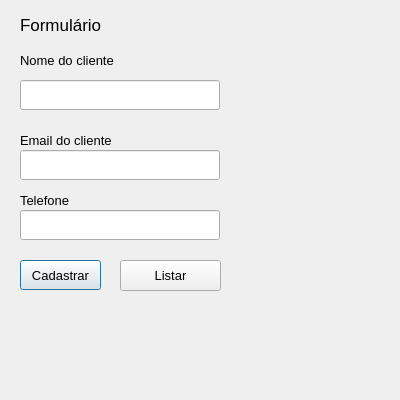
<?xml version="1.0" encoding="UTF-8"?>
<ui version="4.0">
 <class>Dialog</class>
 <widget class="QDialog" name="Dialog">
  <property name="geometry">
   <rect>
    <x>0</x>
    <y>0</y>
    <width>400</width>
    <height>400</height>
   </rect>
  </property>
  <property name="windowTitle">
   <string>Dialog</string>
  </property>
  <widget class="QPushButton" name="pushButton">
   <property name="geometry">
    <rect>
     <x>20</x>
     <y>260</y>
     <width>81</width>
     <height>30</height>
    </rect>
   </property>
   <property name="font">
    <font>
     <pointsize>10</pointsize>
    </font>
   </property>
   <property name="text">
    <string>Cadastrar</string>
   </property>
  </widget>
  <widget class="QLabel" name="label">
   <property name="geometry">
    <rect>
     <x>20</x>
     <y>50</y>
     <width>200</width>
     <height>20</height>
    </rect>
   </property>
   <property name="font">
    <font>
     <pointsize>10</pointsize>
    </font>
   </property>
   <property name="text">
    <string>Nome do cliente</string>
   </property>
  </widget>
  <widget class="QLineEdit" name="lineEdit">
   <property name="geometry">
    <rect>
     <x>20</x>
     <y>80</y>
     <width>200</width>
     <height>30</height>
    </rect>
   </property>
  </widget>
  <widget class="QLabel" name="label_2">
   <property name="geometry">
    <rect>
     <x>20</x>
     <y>130</y>
     <width>200</width>
     <height>20</height>
    </rect>
   </property>
   <property name="font">
    <font>
     <pointsize>10</pointsize>
    </font>
   </property>
   <property name="text">
    <string>Email do cliente</string>
   </property>
  </widget>
  <widget class="QLineEdit" name="lineEdit_2">
   <property name="geometry">
    <rect>
     <x>20</x>
     <y>150</y>
     <width>200</width>
     <height>30</height>
    </rect>
   </property>
  </widget>
  <widget class="QLabel" name="label_3">
   <property name="geometry">
    <rect>
     <x>20</x>
     <y>10</y>
     <width>200</width>
     <height>30</height>
    </rect>
   </property>
   <property name="font">
    <font>
     <pointsize>13</pointsize>
    </font>
   </property>
   <property name="text">
    <string>Formulário</string>
   </property>
  </widget>
  <widget class="QLabel" name="label_4">
   <property name="geometry">
    <rect>
     <x>20</x>
     <y>190</y>
     <width>200</width>
     <height>20</height>
    </rect>
   </property>
   <property name="font">
    <font>
     <pointsize>10</pointsize>
    </font>
   </property>
   <property name="text">
    <string>Telefone</string>
   </property>
  </widget>
  <widget class="QLineEdit" name="lineEdit_3">
   <property name="geometry">
    <rect>
     <x>20</x>
     <y>210</y>
     <width>200</width>
     <height>30</height>
    </rect>
   </property>
  </widget>
  <widget class="QPushButton" name="but_listagem">
   <property name="geometry">
    <rect>
     <x>120</x>
     <y>260</y>
     <width>101</width>
     <height>31</height>
    </rect>
   </property>
   <property name="font">
    <font>
     <pointsize>10</pointsize>
    </font>
   </property>
   <property name="text">
    <string>Listar</string>
   </property>
  </widget>
 </widget>
 <resources/>
 <connections/>
</ui>
